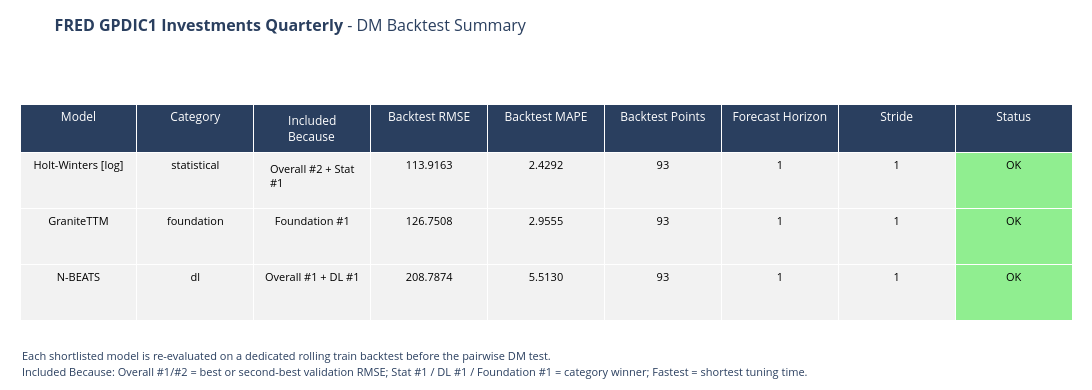

Source (notebook cell):
### Code cell
# 11. Dedicated DM backtest on rolling CV-like train backtest

# Main thesis setup: h=1, stride=1

dm_analysis = run_pairwise_dm_analysis(
    tracker=tracker,
    train=train,
    freq=DATASET_CONFIG["frequency"],
    scaler=scaler,
    train_scaled=train_scaled,
    forecast_horizon=1,
    stride=1,
    include_second_best=True,
    include_fastest=False,
    include_foundation=True,
    criterion="mse",
    adjust_pvalues=True,
)

dm_backtest_summary_df = dm_analysis["backtest_summary"]
dm_pairwise_df = dm_analysis["pairwise_results"]

fig_dm_backtest_summary = plot_dm_backtest_summary_table(
    dm_backtest_summary_df,
    DATASET_NAME,
)

if fig_dm_backtest_summary:
    fig_dm_backtest_summary.show()

### Figure 1 — Plotly figure (JSON) as saved in the notebook; plotly's stock layout.template omitted (floating-point values rounded to 4 significant figures)
{"data": [{"cells": {"align": "center", "fill": {"color": [["#f2f2f2", "#f2f2f2", "#f2f2f2"], ["#f2f2f2", "#f2f2f2", "#f2f2f2"], ["#f2f2f2", "#f2f2f2", "#f2f2f2"], ["#f2f2f2", "#f2f2f2", "#f2f2f2"], ["#f2f2f2", "#f2f2f2", "#f2f2f2"], ["#f2f2f2", "#f2f2f2", "#f2f2f2"], ["#f2f2f2", "#f2f2f2", "#f2f2f2"], ["#f2f2f2", "#f2f2f2", "#f2f2f2"], ["lightgreen", "lightgreen", "lightgreen"]]}, "font": {"color": "black", "size": 11}, "format": [null, null, null, ".4f", ".4f", ".0f", ".0f", ".0f", null], "height": 56, "values": [["Holt-Winters [log]", "GraniteTTM", "N-BEATS"], ["statistical", "foundation", "dl"], ["Overall #2 + Stat #1", "Foundation #1", "Overall #1 + DL #1"], [113.9, 126.8, 208.8], [2.429, 2.956, 5.513], [93, 93, 93], [1, 1, 1], [1, 1, 1], ["OK", "OK", "OK"]]}, "header": {"align": "center", "fill": {"color": "#2a3f5f"}, "font": {"color": "white", "size": 12}, "height": 40, "values": ["Model", "Category", "Included Because", "Backtest RMSE", "Backtest MAPE", "Backtest Points", "Forecast Horizon", "Stride", "Status"]}, "type": "table"}], "layout": {"annotations": [{"align": "left", "showarrow": false, "text": "<span style='font-size:11px'>Each shortlisted model is re-evaluated on a dedicated rolling train backtest before the pairwise DM test.</span>", "x": 0, "xanchor": "left", "xref": "paper", "y": 0, "yanchor": "top", "yref": "paper", "yshift": -10}, {"align": "left", "showarrow": false, "text": "<span style='font-size:11px'>Included Because: Overall #1/#2 = best or second-best validation RMSE; Stat #1 / DL #1 / Foundation #1 = category winner; Fastest = shortest tuning time.</span>", "x": 0, "xanchor": "left", "xref": "paper", "y": 0, "yanchor": "top", "yref": "paper", "yshift": -26}], "height": 390, "margin": {"b": 54, "l": 20, "r": 20, "t": 104}, "title": {"font": {"size": 16}, "pad": {"b": 6, "t": 10}, "text": "<b>FRED GPDIC1 Investments Quarterly</b> - DM Backtest Summary", "y": 0.975, "yanchor": "top"}, "width": 1700}}
